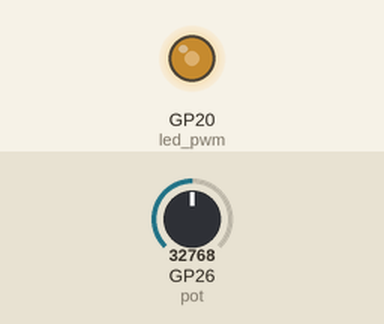
Simulated run of this program. Board: Raspberry Pi Pico running MicroPython. Parts: output pins drawn as LEDs (lit = HIGH). The test bench sets the inputs (shaded band); at power-on: GP26 (pot) = 32768 (analog values on the 0–65535 scale).

Above: at 1.2 s.
1.3 s: GP26 (pot) set to 45874
At 2.5 s:
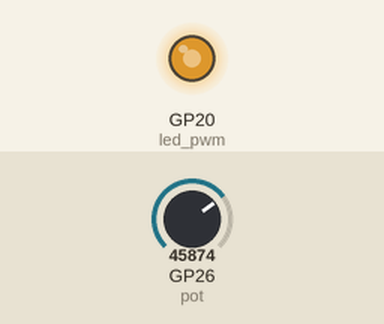
2.8 s: GP26 (pot) set to 57670
At 3.7 s:
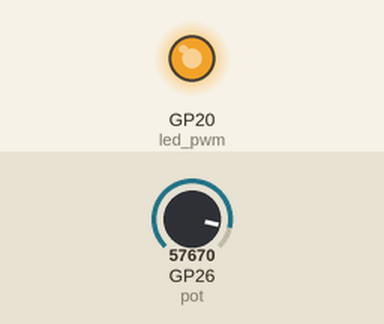
4.3 s: GP26 (pot) set to 7864
At 4.9 s:
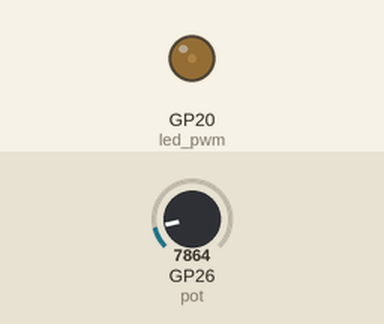
5.8 s: GP26 (pot) set to 0
At 6.1 s:
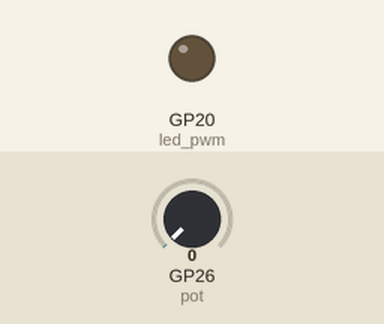
Timing chart, 0 to 8.3 s (numbered marks = the images above; inputs shaded):
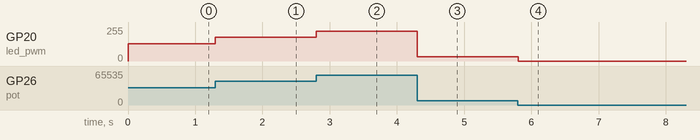

The program:

4_3_2_dimmer_switch.py
```python
# Rui Santos & Sara Santos - Random Nerd Tutorials
# Complete project details at https://RandomNerdTutorials.com/raspberry-pi-pico-w-micropython-ebook/

from machine import Pin, PWM, ADC
from time import sleep

# Set up PWM Pin
led_pwm = PWM(Pin(20))

# Set up potentiometer
pot = ADC(Pin(26))

#Set PWM frequency
frequency = 5000
led_pwm.freq (frequency)

try:
    while True:
        # Read potentiometer value and map it to the PWM range
        pot_value = pot.read_u16()

        # Turn off the LED for small values
        if pot_value <= 420:
            led_pwm.duty_u16(0)
        else:
            # Update LED brightness
            led_pwm.duty_u16(pot_value)

        # Add a small delay to avoid rapid changes
        sleep(0.1)

except KeyboardInterrupt:
    print("Keyboard interrupt")
    led_pwm.duty_u16(0)
    print(led_pwm)
    led_pwm.deinit()
```

Measured:
- after the input at 1.3 s, GP20 (led_pwm): 128/255 → 178/255 at once
- after the input at 2.8 s, GP20 (led_pwm): 178/255 → 224/255 at once
- after the input at 4.3 s, GP20 (led_pwm): 224/255 → 31/255 at once
- after the input at 5.8 s, GP20 (led_pwm): 31/255 → 0/255 at once
